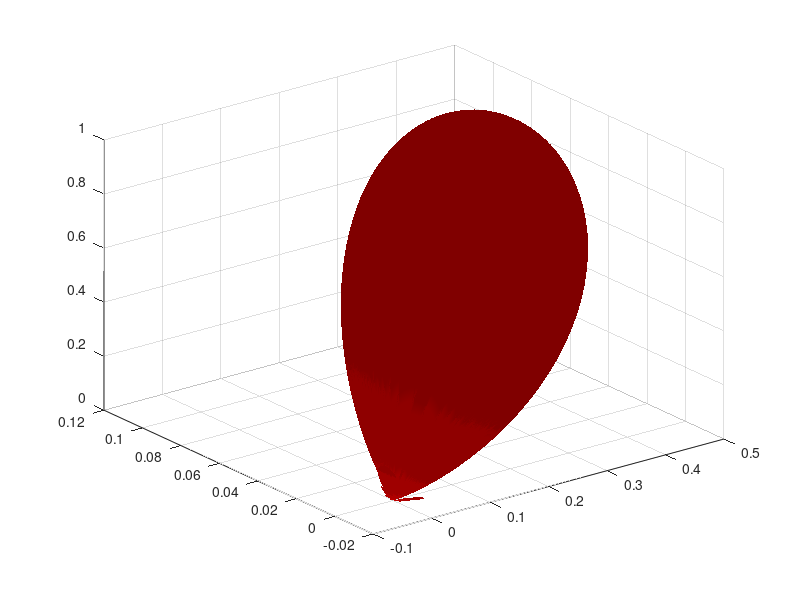

The MATLAB source for this figure: (Note: this script raises an error after producing the figure.)
clear; clc; close all;

function plot_pattern3D(pattern, THETA, PHI, titleStr)

R = pattern;

X = R .* sin(THETA) .* cos(PHI);
Y = R .* sin(THETA) .* sin(PHI);
Z = R .* cos(THETA);

c_sens = 15;
pat_dB = 10*log10(pattern);

figure;
surf(X, Y, Z, pat_dB, ...
    'EdgeColor', 'none', ...
    'FaceColor', 'interp');

colormap(jet);
clim([-c_sens 0]);

xlabel('x');
ylabel('y');
zlabel('z');

a=colorbar;
a.Label.String = 'Normalized gain (dB)';

title(titleStr);
grid on;
axis equal;
view(45,30);

end


f = 15e9;
c = 3e8;
lambda = c/f;
k0 = 2*pi/lambda;

L = lambda/2;
W = lambda;

theta0 = pi/6;   % 30 deg steering
phi0   = pi/18;   % phi plane
dx = lambda/2;
dy = lambda/2;

% Angular grid
theta_vec = linspace(-pi/2, pi/2, 500);
phi_vec   = linspace(0, 2*pi, 500);
[THETA, PHI] = meshgrid(theta_vec, phi_vec);

% Array factor (8x8)
A_factor2 = zeros(size(THETA));
for m = 0:7
    for n = 0:7
        A_factor2 = A_factor2 + ...
            exp(1j*k0*n*dy*(sin(THETA).*sin(PHI) - sin(theta0)*sin(phi0))) .* ...
            exp(1j*k0*m*dx*(sin(THETA).*cos(PHI) - sin(theta0)*cos(phi0)));
    end
end

% Element factor (patch)
kx = k0*sin(THETA).*cos(PHI);
ky = k0*sin(THETA).*sin(PHI);
vx = (kx*L)/(2*pi);
vy = (ky*W)/(2*pi);
F  = cos(pi*vx).*sinc(vy);   % sinc in MATLAB is already normalized sinc

% Combined pattern
g    = (cos(THETA).^2 .* sin(PHI).^2 + cos(PHI).^2) .* F.^2;
gain = g .* abs(A_factor2).^2;
nor_gain = gain / max(gain(:));

% Plot

plot_pattern3D(nor_gain, THETA, PHI, 'Total radiation pattern (directed 8x8)');
%plot_pattern3D(g, THETA, PHI, 'Total radiation pattern (directed 8x8)');
